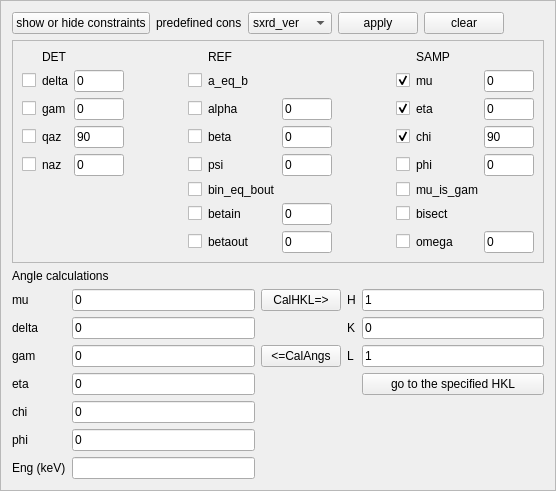
          <widget class="QFrame" name="frame_4">
           <property name="frameShape">
            <enum>QFrame::StyledPanel</enum>
           </property>
           <property name="frameShadow">
            <enum>QFrame::Raised</enum>
           </property>
           <layout class="QVBoxLayout" name="verticalLayout_7">
            <item>
             <layout class="QHBoxLayout" name="horizontalLayout_8">
              <item>
               <widget class="QPushButton" name="pushButton_show_constraint_editor">
                <property name="text">
                 <string>show or hide constraints</string>
                </property>
               </widget>
              </item>
              <item>
               <widget class="QLabel" name="label_17">
                <property name="text">
                 <string>predefined cons</string>
                </property>
               </widget>
              </item>
              <item>
               <widget class="QComboBox" name="comboBox_predefined_cons">
                <item>
                 <property name="text">
                  <string>sxrd_ver</string>
                 </property>
                </item>
                <item>
                 <property name="text">
                  <string>reflectivity</string>
                 </property>
                </item>
               </widget>
              </item>
              <item>
               <widget class="QPushButton" name="pushButton_apply_constraints">
                <property name="text">
                 <string>apply</string>
                </property>
               </widget>
              </item>
              <item>
               <widget class="QPushButton" name="pushButton_clear_cons">
                <property name="text">
                 <string>clear</string>
                </property>
               </widget>
              </item>
              <item>
               <spacer name="horizontalSpacer_5">
                <property name="orientation">
                 <enum>Qt::Horizontal</enum>
                </property>
                <property name="sizeHint" stdset="0">
                 <size>
                  <width>40</width>
                  <height>20</height>
                 </size>
                </property>
               </spacer>
              </item>
             </layout>
            </item>
            <item>
             <widget class="QFrame" name="frame_constraints">
              <property name="frameShape">
               <enum>QFrame::StyledPanel</enum>
              </property>
              <property name="frameShadow">
               <enum>QFrame::Raised</enum>
              </property>
              <layout class="QHBoxLayout" name="horizontalLayout_15">
               <item>
                <layout class="QGridLayout" name="gridLayout_8">
                 <item row="1" column="7">
                  <spacer name="horizontalSpacer_2">
                   <property name="orientation">
                    <enum>Qt::Horizontal</enum>
                   </property>
                   <property name="sizeHint" stdset="0">
                    <size>
                     <width>40</width>
                     <height>20</height>
                    </size>
                   </property>
                  </spacer>
                 </item>
                 <item row="4" column="0">
                  <widget class="QCheckBox" name="checkBox_naz">
                   <property name="text">
                    <string/>
                   </property>
                  </widget>
                 </item>
                 <item row="3" column="8">
                  <widget class="QCheckBox" name="checkBox_chi">
                   <property name="text">
                    <string/>
                   </property>
                   <property name="checked">
                    <bool>true</bool>
                   </property>
                  </widget>
                 </item>
                 <item row="6" column="8">
                  <widget class="QCheckBox" name="checkBox_bisect">
                   <property name="sizePolicy">
                    <sizepolicy hsizetype="Fixed" vsizetype="Fixed">
                     <horstretch>0</horstretch>
                     <verstretch>0</verstretch>
                    </sizepolicy>
                   </property>
                   <property name="text">
                    <string/>
                   </property>
                  </widget>
                 </item>
                 <item row="5" column="4">
                  <widget class="QCheckBox" name="checkBox_bin_eq_bout">
                   <property name="sizePolicy">
                    <sizepolicy hsizetype="Fixed" vsizetype="Fixed">
                     <horstretch>0</horstretch>
                     <verstretch>0</verstretch>
                    </sizepolicy>
                   </property>
                   <property name="text">
                    <string/>
                   </property>
                  </widget>
                 </item>
                 <item row="5" column="8">
                  <widget class="QCheckBox" name="checkBox_mu_is_gam">
                   <property name="sizePolicy">
                    <sizepolicy hsizetype="Fixed" vsizetype="Fixed">
                     <horstretch>0</horstretch>
                     <verstretch>0</verstretch>
                    </sizepolicy>
                   </property>
                   <property name="text">
                    <string/>
                   </property>
                  </widget>
                 </item>
                 <item row="0" column="1">
                  <widget class="QLabel" name="label_58">
                   <property name="text">
                    <string>DET</string>
                   </property>
                  </widget>
                 </item>
                 <item row="4" column="8">
                  <widget class="QCheckBox" name="checkBox_phi">
                   <property name="text">
                    <string/>
                   </property>
                  </widget>
                 </item>
                 <item row="1" column="8">
                  <widget class="QCheckBox" name="checkBox_mu">
                   <property name="text">
                    <string/>
                   </property>
                   <property name="checked">
                    <bool>true</bool>
                   </property>
                  </widget>
                 </item>
                 <item row="2" column="5">
                  <widget class="QLabel" name="label_67">
                   <property name="text">
                    <string>alpha</string>
                   </property>
                  </widget>
                 </item>
                 <item row="7" column="6">
                  <widget class="QLineEdit" name="lineEdit_cons_betaout">
                   <property name="maximumSize">
                    <size>
                     <width>50</width>
                     <height>16777215</height>
                    </size>
                   </property>
                   <property name="text">
                    <string>0</string>
                   </property>
                  </widget>
                 </item>
                 <item row="7" column="5">
                  <widget class="QLabel" name="label_72">
                   <property name="text">
                    <string>betaout</string>
                   </property>
                  </widget>
                 </item>
                 <item row="7" column="10">
                  <widget class="QLineEdit" name="lineEdit_cons_omega">
                   <property name="maximumSize">
                    <size>
                     <width>50</width>
                     <height>16777215</height>
                    </size>
                   </property>
                   <property name="text">
                    <string>0</string>
                   </property>
                  </widget>
                 </item>
                 <item row="4" column="9">
                  <widget class="QLabel" name="label_75">
                   <property name="text">
                    <string>phi</string>
                   </property>
                  </widget>
                 </item>
                 <item row="2" column="6">
                  <widget class="QLineEdit" name="lineEdit_cons_alpha">
                   <property name="maximumSize">
                    <size>
                     <width>50</width>
                     <height>16777215</height>
                    </size>
                   </property>
                   <property name="text">
                    <string>0</string>
                   </property>
                  </widget>
                 </item>
                 <item row="4" column="5">
                  <widget class="QLabel" name="label_69">
                   <property name="text">
                    <string>psi</string>
                   </property>
                  </widget>
                 </item>
                 <item row="6" column="6">
                  <widget class="QLineEdit" name="lineEdit_cons_betain">
                   <property name="maximumSize">
                    <size>
                     <width>50</width>
                     <height>16777215</height>
                    </size>
                   </property>
                   <property name="text">
                    <string>0</string>
                   </property>
                  </widget>
                 </item>
                 <item row="4" column="10">
                  <widget class="QLineEdit" name="lineEdit_cons_phi">
                   <property name="maximumSize">
                    <size>
                     <width>50</width>
                     <height>16777215</height>
                    </size>
                   </property>
                   <property name="text">
                    <string>0</string>
                   </property>
                  </widget>
                 </item>
                 <item row="0" column="9">
                  <widget class="QLabel" name="label_65">
                   <property name="text">
                    <string>SAMP</string>
                   </property>
                  </widget>
                 </item>
                 <item row="0" column="5">
                  <widget class="QLabel" name="label_63">
                   <property name="text">
                    <string>REF</string>
                   </property>
                  </widget>
                 </item>
                 <item row="7" column="9">
                  <widget class="QLabel" name="label_78">
                   <property name="text">
                    <string>omega</string>
                   </property>
                  </widget>
                 </item>
                 <item row="3" column="6">
                  <widget class="QLineEdit" name="lineEdit_cons_beta">
                   <property name="maximumSize">
                    <size>
                     <width>50</width>
                     <height>16777215</height>
                    </size>
                   </property>
                   <property name="text">
                    <string>0</string>
                   </property>
                  </widget>
                 </item>
                 <item row="1" column="10">
                  <widget class="QLineEdit" name="lineEdit_cons_mu">
                   <property name="maximumSize">
                    <size>
                     <width>50</width>
                     <height>16777215</height>
                    </size>
                   </property>
                   <property name="text">
                    <string>0</string>
                   </property>
                  </widget>
                 </item>
                 <item row="2" column="1">
                  <widget class="QLabel" name="label_60">
                   <property name="text">
                    <string>gam</string>
                   </property>
                  </widget>
                 </item>
                 <item row="3" column="1">
                  <widget class="QLabel" name="label_61">
                   <property name="text">
                    <string>qaz</string>
                   </property>
                  </widget>
                 </item>
                 <item row="3" column="5">
                  <widget class="QLabel" name="label_68">
                   <property name="text">
                    <string>beta</string>
                   </property>
                  </widget>
                 </item>
                 <item row="1" column="2">
                  <widget class="QLineEdit" name="lineEdit_cons_delta">
                   <property name="sizePolicy">
                    <sizepolicy hsizetype="Fixed" vsizetype="Fixed">
                     <horstretch>0</horstretch>
                     <verstretch>0</verstretch>
                    </sizepolicy>
                   </property>
                   <property name="maximumSize">
                    <size>
                     <width>50</width>
                     <height>16777215</height>
                    </size>
                   </property>
                   <property name="text">
                    <string>0</string>
                   </property>
                  </widget>
                 </item>
                 <item row="4" column="2">
                  <widget class="QLineEdit" name="lineEdit_cons_naz">
                   <property name="maximumSize">
                    <size>
                     <width>50</width>
                     <height>16777215</height>
                    </size>
                   </property>
                   <property name="text">
                    <string>0</string>
                   </property>
                  </widget>
                 </item>
                 <item row="2" column="2">
                  <widget class="QLineEdit" name="lineEdit_cons_gam">
                   <property name="maximumSize">
                    <size>
                     <width>50</width>
                     <height>16777215</height>
                    </size>
                   </property>
                   <property name="text">
                    <string>0</string>
                   </property>
                  </widget>
                 </item>
                 <item row="3" column="10">
                  <widget class="QLineEdit" name="lineEdit_cons_chi">
                   <property name="maximumSize">
                    <size>
                     <width>50</width>
                     <height>16777215</height>
                    </size>
                   </property>
                   <property name="text">
                    <string>90</string>
                   </property>
                  </widget>
                 </item>
                 <item row="1" column="1">
                  <widget class="QLabel" name="label_59">
                   <property name="sizePolicy">
                    <sizepolicy hsizetype="Fixed" vsizetype="Preferred">
                     <horstretch>0</horstretch>
                     <verstretch>0</verstretch>
                    </sizepolicy>
                   </property>
                   <property name="text">
                    <string>delta</string>
                   </property>
                  </widget>
                 </item>
                 <item row="3" column="2">
                  <widget class="QLineEdit" name="lineEdit_cons_qaz">
                   <property name="maximumSize">
                    <size>
                     <width>50</width>
                     <height>16777215</height>
                    </size>
                   </property>
                   <property name="text">
                    <string>90</string>
                   </property>
                  </widget>
                 </item>
                 <item row="1" column="5">
                  <widget class="QLabel" name="label_64">
                   <property name="sizePolicy">
                    <sizepolicy hsizetype="Fixed" vsizetype="Preferred">
                     <horstretch>0</horstretch>
                     <verstretch>0</verstretch>
                    </sizepolicy>
                   </property>
                   <property name="text">
                    <string>a_eq_b</string>
                   </property>
                  </widget>
                 </item>
                 <item row="2" column="10">
                  <widget class="QLineEdit" name="lineEdit_cons_eta">
                   <property name="maximumSize">
                    <size>
                     <width>50</width>
                     <height>16777215</height>
                    </size>
                   </property>
                   <property name="text">
                    <string>0</string>
                   </property>
                  </widget>
                 </item>
                 <item row="6" column="5">
                  <widget class="QLabel" name="label_71">
                   <property name="text">
                    <string>betain</string>
                   </property>
                  </widget>
                 </item>
                 <item row="5" column="9">
                  <widget class="QLabel" name="label_76">
                   <property name="text">
                    <string>mu_is_gam</string>
                   </property>
                  </widget>
                 </item>
                 <item row="5" column="5">
                  <widget class="QLabel" name="label_70">
                   <property name="text">
                    <string>bin_eq_bout</string>
                   </property>
                  </widget>
                 </item>
                 <item row="4" column="6">
                  <widget class="QLineEdit" name="lineEdit_cons_psi">
                   <property name="maximumSize">
                    <size>
                     <width>50</width>
                     <height>16777215</height>
                    </size>
                   </property>
                   <property name="text">
                    <string>0</string>
                   </property>
                  </widget>
                 </item>
                 <item row="6" column="9">
                  <widget class="QLabel" name="label_77">
                   <property name="text">
                    <string>bisect</string>
                   </property>
                  </widget>
                 </item>
                 <item row="3" column="9">
                  <widget class="QLabel" name="label_74">
                   <property name="text">
                    <string>chi</string>
                   </property>
                  </widget>
                 </item>
                 <item row="2" column="9">
                  <widget class="QLabel" name="label_73">
                   <property name="text">
                    <string>eta</string>
                   </property>
                  </widget>
                 </item>
                 <item row="2" column="0">
                  <widget class="QCheckBox" name="checkBox_gam">
                   <property name="text">
                    <string/>
                   </property>
                  </widget>
                 </item>
                 <item row="3" column="0">
                  <widget class="QCheckBox" name="checkBox_qaz">
                   <property name="text">
                    <string/>
                   </property>
                  </widget>
                 </item>
                 <item row="7" column="4">
                  <widget class="QCheckBox" name="checkBox_betaout">
                   <property name="text">
                    <string/>
                   </property>
                  </widget>
                 </item>
                 <item row="2" column="8">
                  <widget class="QCheckBox" name="checkBox_eta">
                   <property name="text">
                    <string/>
                   </property>
                   <property name="checked">
                    <bool>true</bool>
                   </property>
                  </widget>
                 </item>
                 <item row="2" column="4">
                  <widget class="QCheckBox" name="checkBox_alpha">
                   <property name="text">
                    <string/>
                   </property>
                  </widget>
                 </item>
                 <item row="3" column="4">
                  <widget class="QCheckBox" name="checkBox_beta">
                   <property name="text">
                    <string/>
                   </property>
                  </widget>
                 </item>
                 <item row="6" column="4">
                  <widget class="QCheckBox" name="checkBox_betain">
                   <property name="text">
                    <string/>
                   </property>
                  </widget>
                 </item>
                 <item row="1" column="4">
                  <widget class="QCheckBox" name="checkBox_a_eq_b">
                   <property name="sizePolicy">
                    <sizepolicy hsizetype="Fixed" vsizetype="Fixed">
                     <horstretch>0</horstretch>
                     <verstretch>0</verstretch>
                    </sizepolicy>
                   </property>
                   <property name="text">
                    <string/>
                   </property>
                  </widget>
                 </item>
                 <item row="7" column="8">
                  <widget class="QCheckBox" name="checkBox_omega">
                   <property name="text">
                    <string/>
                   </property>
                  </widget>
                 </item>
                 <item row="4" column="1">
                  <widget class="QLabel" name="label_62">
                   <property name="text">
                    <string>naz</string>
                   </property>
                  </widget>
                 </item>
                 <item row="1" column="9">
                  <widget class="QLabel" name="label_66">
                   <property name="sizePolicy">
                    <sizepolicy hsizetype="Fixed" vsizetype="Preferred">
                     <horstretch>0</horstretch>
                     <verstretch>0</verstretch>
                    </sizepolicy>
                   </property>
                   <property name="text">
                    <string>mu</string>
                   </property>
                  </widget>
                 </item>
                 <item row="4" column="4">
                  <widget class="QCheckBox" name="checkBox_psi">
                   <property name="text">
                    <string/>
                   </property>
                  </widget>
                 </item>
                 <item row="1" column="0">
                  <widget class="QCheckBox" name="checkBox_delta">
                   <property name="sizePolicy">
                    <sizepolicy hsizetype="Fixed" vsizetype="Fixed">
                     <horstretch>0</horstretch>
                     <verstretch>0</verstretch>
                    </sizepolicy>
                   </property>
                   <property name="text">
                    <string/>
                   </property>
                  </widget>
                 </item>
                 <item row="1" column="3">
                  <spacer name="horizontalSpacer_6">
                   <property name="orientation">
                    <enum>Qt::Horizontal</enum>
                   </property>
                   <property name="sizeHint" stdset="0">
                    <size>
                     <width>40</width>
                     <height>20</height>
                    </size>
                   </property>
                  </spacer>
                 </item>
                </layout>
               </item>
              </layout>
             </widget>
            </item>
            <item>
             <widget class="QLabel" name="label_57">
              <property name="text">
               <string>Angle calculations</string>
              </property>
             </widget>
            </item>
            <item>
             <layout class="QGridLayout" name="gridLayout_7">
              <item row="2" column="3">
               <widget class="QLabel" name="label_55">
                <property name="text">
                 <string>L</string>
                </property>
               </widget>
              </item>
              <item row="0" column="4">
               <widget class="QLineEdit" name="lineEdit_H_calc">
                <property name="text">
                 <string>1</string>
                </property>
               </widget>
              </item>
              <item row="0" column="3">
               <widget class="QLabel" name="label_54">
                <property name="text">
                 <string>H</string>
                </property>
               </widget>
              </item>
              <item row="1" column="0">
               <widget class="QLabel" name="label_48">
                <property name="text">
                 <string>delta</string>
                </property>
               </widget>
              </item>
              <item row="4" column="1">
               <widget class="QLineEdit" name="lineEdit_chi">
                <property name="text">
                 <string>0</string>
                </property>
               </widget>
              </item>
              <item row="2" column="0">
               <widget class="QLabel" name="label_49">
                <property name="text">
                 <string>gam</string>
                </property>
               </widget>
              </item>
              <item row="3" column="0">
               <widget class="QLabel" name="label_50">
                <property name="text">
                 <string>eta</string>
                </property>
               </widget>
              </item>
              <item row="1" column="3">
               <widget class="QLabel" name="label_53">
                <property name="text">
                 <string>K</string>
                </property>
               </widget>
              </item>
              <item row="5" column="1">
               <widget class="QLineEdit" name="lineEdit_phi">
                <property name="text">
                 <string>0</string>
                </property>
               </widget>
              </item>
              <item row="3" column="1">
               <widget class="QLineEdit" name="lineEdit_eta">
                <property name="text">
                 <string>0</string>
                </property>
               </widget>
              </item>
              <item row="4" column="0">
               <widget class="QLabel" name="label_51">
                <property name="text">
                 <string>chi</string>
                </property>
               </widget>
              </item>
              <item row="0" column="0">
               <widget class="QLabel" name="label_47">
                <property name="text">
                 <string>mu</string>
                </property>
               </widget>
              </item>
              <item row="5" column="0">
               <widget class="QLabel" name="label_52">
                <property name="text">
                 <string>phi</string>
                </property>
               </widget>
              </item>
              <item row="1" column="4">
               <widget class="QLineEdit" name="lineEdit_K_calc">
                <property name="text">
                 <string>0</string>
                </property>
               </widget>
              </item>
              <item row="0" column="1">
               <widget class="QLineEdit" name="lineEdit_mu">
                <property name="text">
                 <string>0</string>
                </property>
               </widget>
              </item>
              <item row="2" column="4">
               <widget class="QLineEdit" name="lineEdit_L_calc">
                <property name="text">
                 <string>1</string>
                </property>
               </widget>
              </item>
              <item row="2" column="1">
               <widget class="QLineEdit" name="lineEdit_gam">
                <property name="text">
                 <string>0</string>
                </property>
               </widget>
              </item>
              <item row="1" column="1">
               <widget class="QLineEdit" name="lineEdit_delta">
                <property name="text">
                 <string>0</string>
                </property>
               </widget>
              </item>
              <item row="6" column="0">
               <widget class="QLabel" name="label_56">
                <property name="sizePolicy">
                 <sizepolicy hsizetype="Fixed" vsizetype="Fixed">
                  <horstretch>0</horstretch>
                  <verstretch>0</verstretch>
                 </sizepolicy>
                </property>
                <property name="text">
                 <string>Eng (keV)</string>
                </property>
               </widget>
              </item>
              <item row="6" column="1">
               <widget class="QLineEdit" name="lineEdit_eng"/>
              </item>
              <item row="0" column="2">
               <widget class="QPushButton" name="pushButton_calc_hkl">
                <property name="text">
                 <string>CalHKL=&gt;</string>
                </property>
               </widget>
              </item>
              <item row="2" column="2">
               <widget class="QPushButton" name="pushButton_calc_angs">
                <property name="text">
                 <string>&lt;=CalAngs</string>
                </property>
               </widget>
              </item>
              <item row="3" column="4">
               <widget class="QPushButton" name="pushButton_to_HKL">
                <property name="text">
                 <string>go to the specified HKL</string>
                </property>
               </widget>
              </item>
             </layout>
            </item>
           </layout>
          </widget>
